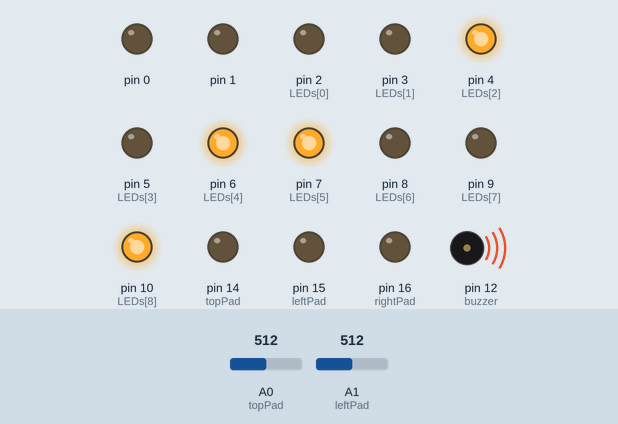
The sketch below on a simulated Arduino Uno, built with avr-gcc and run on an emulated ATmega328P. On the bench: output pins drawn as LEDs (lit = HIGH), buzzer (waves = sounding). Inputs (shaded band) come from the test bench; at power-on: A0 (topPad) = 512, A1 (leftPad) = 512.

Above: at 0.29 s.
At 10.41 s:
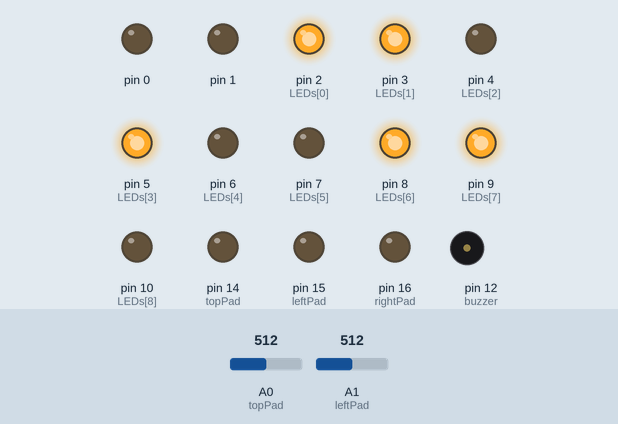
At 20.9 s:
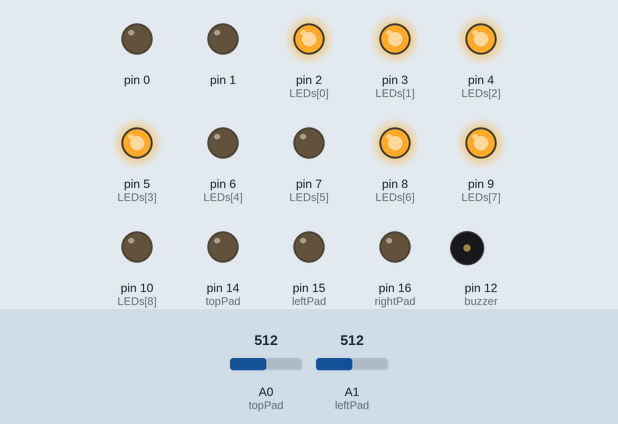
At 30.4 s:
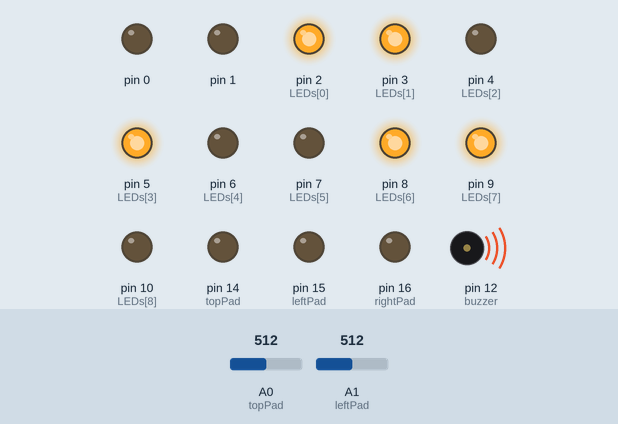
Timing chart, 0 to 40.0 s (numbered marks = the images above):
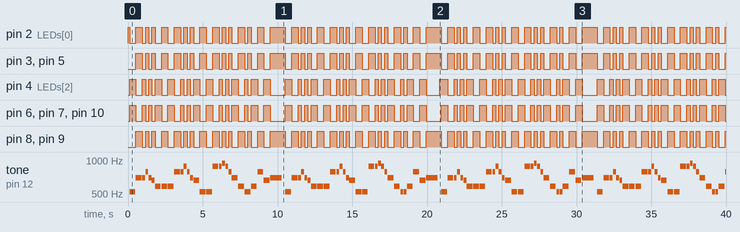

The sketch:

Rev_1.1A.ino
```cpp
#include "pitches.h"
#include "SoftPWM.h"

/*
//Rev 1.1A
//Autumn 2021
//The Ohio State University Electronics Club Christmas Tree PCB workshop code
//Program written by Matt Nichols


//CREDITS!!!
Most if not all of the code for the song playback was taken from the wonderful project on GitHub by robsoncouto
https://github.com/robsoncouto/arduino-songs

Also special thanks to the officers of the OSU Electronics Club. Without your support this wouldn't have been possible!
*              President:   Eddy Lui
*         Vice President:   Connor Beheydt
*              Treasurer:   Max Fojtik
*               Lab Tech:   Chris Murray
*              Webmaster:   Jason Jiang
*   Workshop Coordinator:   Siddharth Venkatesan


//CHANGELOG:

*November 26, 2021 - First initial working version completed.
*/

/*GLOBAL VARIABLES*/
int buzzer   = 12;  //Buzzer pin

int topPad   = 14;  //Top touch pad
bool top = false;   //Global for detecting if top touch pad is pressed
int leftPad  = 15;  //Left touch pad
bool left = false;  //Global for detecting if left touch pad is pressed
int rightPad = 16;  //Right touch pad
bool right = false; //Global for detecting if right touch pad is pressed

int LEDs[9]  = {2, 3, 4, 5, 6, 7, 8, 9, 10}; //All the LEDs except the star since I want that on all the time


// notes of the melody followed by the duration.
// a 4 means a quarter note, 8 an eighteenth , 16 sixteenth, so on
// !!negative numbers are used to represent dotted notes,
// so -4 means a dotted quarter note, that is, a quarter plus an eighteenth!!


//CAROL OF THE BELLS
int carolOfTheBellsTempo = 85;
int carolOfTheBells[]{
  NOTE_C5,8, NOTE_B4,16, NOTE_C5,16, NOTE_A4,16, REST,16,
  NOTE_C5,8, NOTE_B4,16, NOTE_C5,16, NOTE_A4,16, REST,16,
  NOTE_C5,8, NOTE_B4,16, NOTE_C5,16, NOTE_A4,16, REST,16,
  NOTE_C5,8, NOTE_B4,16, NOTE_C5,16, NOTE_A4,16, REST,16,

  NOTE_E5,8, NOTE_D5,16, NOTE_E5,16, NOTE_C5,16, REST,16,
  NOTE_E5,8, NOTE_D5,16, NOTE_E5,16, NOTE_C5,16, REST,16,
  NOTE_E5,8, NOTE_D5,16, NOTE_E5,16, NOTE_C5,16, REST,16,
  NOTE_E5,8, NOTE_D5,16, NOTE_E5,16, NOTE_C5,16, REST,16,

  NOTE_A5,8, NOTE_A5,16, NOTE_A5,16, NOTE_G5,16, NOTE_F5,16, //Triplet thing
  NOTE_E5,8, NOTE_E5,16, NOTE_E5,16, NOTE_D5,16, NOTE_C5,16,
  NOTE_D5,8, NOTE_D5,16, NOTE_D5,16, NOTE_E5,16, NOTE_D5,16, NOTE_C5,8, NOTE_B4, 16, NOTE_C5,16, NOTE_A4,16, REST,16,

  NOTE_E4,16, NOTE_FS4,16, NOTE_GS4,16, NOTE_A4,16, NOTE_B4,16, NOTE_C5,16, NOTE_D5,16, NOTE_E5,16, NOTE_D5,8, NOTE_C5,8,
  NOTE_E4,16, NOTE_FS4,16, NOTE_GS4,16, NOTE_A4,16, NOTE_B4,16, NOTE_C5,16, NOTE_D5,16, NOTE_E5,16, NOTE_D5,8, NOTE_C5,8,
};
int notesCoB = sizeof(carolOfTheBells) / sizeof(carolOfTheBells[0]) / 2;
int wholenoteCoB = (60000 * 4) / carolOfTheBellsTempo;

//WE WISH YOU A MERRY CHRISTMAS
int weWishYouAMerryChristmasTempo = 140;
int weWishYouAMerryChristmas[] = {
  NOTE_C5,4, //1
  NOTE_F5,4, NOTE_F5,8, NOTE_G5,8, NOTE_F5,8, NOTE_E5,8,
  NOTE_D5,4, NOTE_D5,4, NOTE_D5,4,
  NOTE_G5,4, NOTE_G5,8, NOTE_A5,8, NOTE_G5,8, NOTE_F5,8,
  NOTE_E5,4, NOTE_C5,4, NOTE_C5,4,
  NOTE_A5,4, NOTE_A5,8, NOTE_AS5,8, NOTE_A5,8, NOTE_G5,8,
  NOTE_F5,4, NOTE_D5,4, NOTE_C5,8, NOTE_C5,8,
  NOTE_D5,4, NOTE_G5,4, NOTE_E5,4, NOTE_F5,2
};
int notesWYAMC = sizeof(weWishYouAMerryChristmas) / sizeof(weWishYouAMerryChristmas[0]) / 2;
int wholenoteWYAMC = (60000 * 4) / weWishYouAMerryChristmasTempo;

//JINGLE BELLS
int jingleBellsTempo = 104;
int jingleBells[] = {
  NOTE_E5,8, NOTE_E5,8, NOTE_E5,4,
  NOTE_E5,8, NOTE_E5,8, NOTE_E5,4,
  NOTE_E5,8, NOTE_G5,8, NOTE_C5,8, NOTE_D5,8, NOTE_E5,2,

  NOTE_F5,8, NOTE_F5,8, NOTE_F5,8, NOTE_F5,8,
  NOTE_F5,8, NOTE_E5,8, NOTE_E5,8, NOTE_E5,16, NOTE_E5,16,
  NOTE_E5,8, NOTE_D5,8, NOTE_D5,8, NOTE_E5,8,
  NOTE_D5,4, NOTE_G5,4
};
int notesJB = sizeof(jingleBells) / sizeof(jingleBells[0]) / 2;
int wholenoteJB = (60000 * 4) / jingleBellsTempo;

int divider = 0, noteDuration = 0; //Necessary for song playback


/*
 * FUNCTION DEFINITIONS
*/

void checkInput();

//Plays the melody on the buzzer
//Passed the song name of the integer array for the desired song and the tempo
void playSong(int songName[], int tempo, int notes, int wholenote);


void defaultLights();

void initSongLights();


void setup() {


pinMode(topPad, INPUT);
pinMode(leftPad, INPUT);
pinMode(rightPad, INPUT);

for(int i(0); i < sizeof(LEDs); ++i){
  pinMode(LEDs[i], OUTPUT);
}
//Keep the star on all the time
digitalWrite(11, HIGH);

/*
SoftPWMBegin();
SoftPWMSet(2, 0);
SoftPWMSet(3, 0);
SoftPWMSet(4, 0);
SoftPWMSet(5, 0);
SoftPWMSet(6, 0);
SoftPWMSet(7, 0);
SoftPWMSet(8, 0);
SoftPWMSet(9, 0);
SoftPWMSet(10, 0);
SoftPWMSet(11, 255); //Keep the star on


 SoftPWMSetFadeTime(2, 500, 500);
 SoftPWMSetFadeTime(3, 500, 500);
 SoftPWMSetFadeTime(4, 500, 500);
 SoftPWMSetFadeTime(5, 500, 500);
 SoftPWMSetFadeTime(6, 500, 500);
 SoftPWMSetFadeTime(7, 500, 500);
 SoftPWMSetFadeTime(8, 500, 500);
 SoftPWMSetFadeTime(9, 500, 500);
 SoftPWMSetFadeTime(10, 500, 500);
 */
}

void loop() {


  if(top == true){
    playSong(carolOfTheBells, carolOfTheBellsTempo, notesCoB, wholenoteCoB);
    top = false;
    left = false;
    right = false;
  }else if(left == true){
    playSong(weWishYouAMerryChristmas, weWishYouAMerryChristmasTempo, notesWYAMC, wholenoteWYAMC);
    top = false;
    left = false;
    right = false;
  }else if(right == true){
    playSong(jingleBells, jingleBellsTempo, notesJB, wholenoteJB);
    top = false;
    left = false;
    right = false;
  }else{
    defaultLights();
  }

  delay(50);
}

//Checks to see if any of the pads are pressed
void checkInput(){
  if(analogRead(topPad) <= 40 || analogRead(topPad) > 650){
   // playSong(carolOfTheBells, carolOfTheBellsTempo, notesCoB, wholenoteCoB);
    top = true;
    left = false;
    right = false;
    loop();
  }else if(analogRead(leftPad) <= 100 || analogRead(leftPad) > 500){
   // playSong(weWishYouAMerryChristmas, weWishYouAMerryChristmasTempo, notesWYAMC, wholenoteWYAMC);
    top = false;
    left = true;
    right = false;
    loop();
  }else if(analogRead(rightPad) <= 100 || analogRead(rightPad) > 450){
   // playSong(jingleBells, jingleBellsTempo, notesJB, wholenoteJB);
    top = false;
    left = false;
    right = true;
    loop();
  }else{
    top = false;
    left = false;
    right = false;
  }
}

void initSongLights(){

  digitalWrite(2, HIGH);
  digitalWrite(3, HIGH);
  digitalWrite(4, LOW);
  digitalWrite(5, HIGH);
  digitalWrite(6, LOW);
  digitalWrite(7, LOW);
  digitalWrite(8, HIGH);
  digitalWrite(9, HIGH);
  digitalWrite(10, LOW);
}

void playSong(int songName[], int tempo, int notes, int wholenote){

  initSongLights();

  //Actually plays the song
  for (int thisNote = 0; thisNote < notes * 2; thisNote = thisNote + 2) {

  //Just kinda randomly sets the lights on or off
  for(int i(0); i < 9; ++i){
    digitalWrite(LEDs[i], !digitalRead(LEDs[i])); //Should flip the direction of the LED (high/low)
  }

    // calculates the duration of each note
    divider = songName[thisNote + 1];
    if (divider > 0) {
      // regular note, just proceed
      noteDuration = (wholenote) / divider;
    } else if (divider < 0) {
      // dotted notes are represented with negative durations!!
      noteDuration = (wholenote) / abs(divider);
      noteDuration *= 1.5; // increases the duration in half for dotted notes
    }

    // we only play the note for 90% of the duration, leaving 10% as a pause
    tone(buzzer, songName[thisNote], noteDuration * 0.9);

    // Wait for the specief duration before playing the next note.
    delay(noteDuration);

    // stop the waveform generation before the next note.
    noTone(buzzer);
  }
}


void defaultLights(){
  //Could not get the soft pwm to behave with the buzzer
/*
  //Set all LEDs to 100%
  for(int i(0); i < sizeof(LEDs); ++i){
    SoftPWMSetPercent(LEDs[i], 100);
    checkInput();
  }

  // Wait for the fade-up and some extra delay.
  delay(1000);

  //Set all LEDs (except for 11/the star) to 0%
  for(int i(0); i < sizeof(LEDs) - 1; ++i){
    SoftPWMSetPercent(LEDs[i], 0);
    checkInput();
  }
  SoftPWMSetPercent(11, 100);

  delay(1000);
  */
  //Keep the star on all the time
  digitalWrite(11, HIGH);
  for(int i(0); i < 9; ++i){
    digitalWrite(LEDs[i], HIGH);
    delay(100);
    checkInput();
  }

  delay(1000);
  for(int i(0); i < 9; ++i){
    digitalWrite(LEDs[i], 0);
    delay(100);
    checkInput();
  }

}
```

pitches.h
```cpp
#define NOTE_B0  31
#define NOTE_C1  33
#define NOTE_CS1 35
#define NOTE_D1  37
#define NOTE_DS1 39
#define NOTE_E1  41
#define NOTE_F1  44
#define NOTE_FS1 46
#define NOTE_G1  49
#define NOTE_GS1 52
#define NOTE_A1  55
#define NOTE_AS1 58
#define NOTE_B1  62
#define NOTE_C2  65
#define NOTE_CS2 69
#define NOTE_D2  73
#define NOTE_DS2 78
#define NOTE_E2  82
#define NOTE_F2  87
#define NOTE_FS2 93
#define NOTE_G2  98
#define NOTE_GS2 104
#define NOTE_A2  110
#define NOTE_AS2 117
#define NOTE_B2  123
#define NOTE_C3  131
#define NOTE_CS3 139
#define NOTE_D3  147
#define NOTE_DS3 156
#define NOTE_E3  165
#define NOTE_F3  175
#define NOTE_FS3 185
#define NOTE_G3  196
#define NOTE_GS3 208
#define NOTE_A3  220
#define NOTE_AS3 233
#define NOTE_B3  247
#define NOTE_C4  262
#define NOTE_CS4 277
#define NOTE_D4  294
#define NOTE_DS4 311
#define NOTE_E4  330
#define NOTE_F4  349
#define NOTE_FS4 370
#define NOTE_G4  392
#define NOTE_GS4 415
#define NOTE_A4  440
#define NOTE_AS4 466
#define NOTE_B4  494
#define NOTE_C5  523
#define NOTE_CS5 554
#define NOTE_D5  587
#define NOTE_DS5 622
#define NOTE_E5  659
#define NOTE_F5  698
#define NOTE_FS5 740
#define NOTE_G5  784
#define NOTE_GS5 831
#define NOTE_A5  880
#define NOTE_AS5 932
#define NOTE_B5  988
#define NOTE_C6  1047
#define NOTE_CS6 1109
#define NOTE_D6  1175
#define NOTE_DS6 1245
#define NOTE_E6  1319
#define NOTE_F6  1397
#define NOTE_FS6 1480
#define NOTE_G6  1568
#define NOTE_GS6 1661
#define NOTE_A6  1760
#define NOTE_AS6 1865
#define NOTE_B6  1976
#define NOTE_C7  2093
#define NOTE_CS7 2217
#define NOTE_D7  2349
#define NOTE_DS7 2489
#define NOTE_E7  2637
#define NOTE_F7  2794
#define NOTE_FS7 2960
#define NOTE_G7  3136
#define NOTE_GS7 3322
#define NOTE_A7  3520
#define NOTE_AS7 3729
#define NOTE_B7  3951
#define NOTE_C8  4186
#define NOTE_CS8 4435
#define NOTE_D8  4699
#define NOTE_DS8 4978
#define REST      0
```

Measured:
- by itself, tone on pin 12 (buzzer): plays 523 Hz for 0.39 s, 698 Hz for 0.39 s, 698 Hz for 0.19 s, 784 Hz for 0.19 s, 698 Hz for 0.19 s, 659 Hz for 0.19 s … (118 notes in this stretch)
- by itself, pin 2 (LEDs[0]), pin 3 (LEDs[1]), pin 4 (LEDs[2]), pin 5 (LEDs[3]), pin 6 (LEDs[4]), pin 7 (LEDs[5]), pin 8 (LEDs[6]), pin 9 (LEDs[7]), pin 10 (LEDs[8]): moves between LOW and HIGH, repeating every 10.4 s
